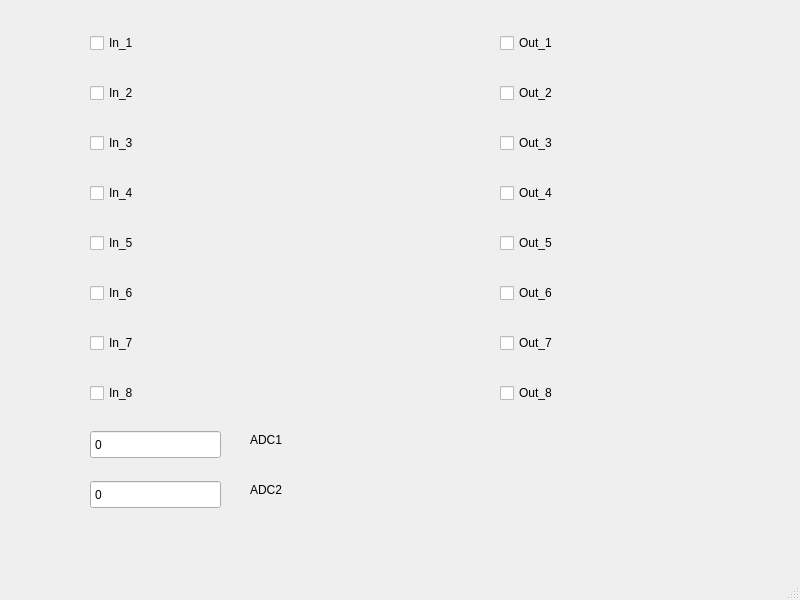
<?xml version="1.0" encoding="UTF-8"?>
<ui version="4.0">
 <class>MainWindow</class>
 <widget class="QMainWindow" name="MainWindow">
  <property name="geometry">
   <rect>
    <x>0</x>
    <y>0</y>
    <width>800</width>
    <height>600</height>
   </rect>
  </property>
  <property name="windowTitle">
   <string>MainWindow</string>
  </property>
  <widget class="QWidget" name="centralwidget">
   <widget class="QSpinBox" name="Adc1">
    <property name="geometry">
     <rect>
      <x>90</x>
      <y>430</y>
      <width>131</width>
      <height>29</height>
     </rect>
    </property>
    <property name="buttonSymbols">
     <enum>QAbstractSpinBox::NoButtons</enum>
    </property>
    <property name="maximum">
     <number>5000</number>
    </property>
   </widget>
   <widget class="QSpinBox" name="Adc2">
    <property name="geometry">
     <rect>
      <x>90</x>
      <y>480</y>
      <width>131</width>
      <height>29</height>
     </rect>
    </property>
    <property name="buttonSymbols">
     <enum>QAbstractSpinBox::NoButtons</enum>
    </property>
    <property name="maximum">
     <number>5000</number>
    </property>
   </widget>
   <widget class="QCheckBox" name="I0">
    <property name="geometry">
     <rect>
      <x>90</x>
      <y>30</y>
      <width>93</width>
      <height>26</height>
     </rect>
    </property>
    <property name="text">
     <string>In_1</string>
    </property>
    <property name="checkable">
     <bool>true</bool>
    </property>
   </widget>
   <widget class="QCheckBox" name="I1">
    <property name="geometry">
     <rect>
      <x>90</x>
      <y>80</y>
      <width>93</width>
      <height>26</height>
     </rect>
    </property>
    <property name="text">
     <string>In_2</string>
    </property>
    <property name="checkable">
     <bool>true</bool>
    </property>
   </widget>
   <widget class="QCheckBox" name="I2">
    <property name="geometry">
     <rect>
      <x>90</x>
      <y>130</y>
      <width>93</width>
      <height>26</height>
     </rect>
    </property>
    <property name="text">
     <string>In_3</string>
    </property>
    <property name="checkable">
     <bool>true</bool>
    </property>
   </widget>
   <widget class="QCheckBox" name="I3">
    <property name="geometry">
     <rect>
      <x>90</x>
      <y>180</y>
      <width>93</width>
      <height>26</height>
     </rect>
    </property>
    <property name="text">
     <string>In_4</string>
    </property>
    <property name="checkable">
     <bool>true</bool>
    </property>
   </widget>
   <widget class="QCheckBox" name="I4">
    <property name="geometry">
     <rect>
      <x>90</x>
      <y>230</y>
      <width>93</width>
      <height>26</height>
     </rect>
    </property>
    <property name="text">
     <string>In_5</string>
    </property>
    <property name="checkable">
     <bool>true</bool>
    </property>
   </widget>
   <widget class="QCheckBox" name="I6">
    <property name="geometry">
     <rect>
      <x>90</x>
      <y>330</y>
      <width>93</width>
      <height>26</height>
     </rect>
    </property>
    <property name="text">
     <string>In_7</string>
    </property>
    <property name="checkable">
     <bool>true</bool>
    </property>
   </widget>
   <widget class="QCheckBox" name="I7">
    <property name="geometry">
     <rect>
      <x>90</x>
      <y>380</y>
      <width>93</width>
      <height>26</height>
     </rect>
    </property>
    <property name="text">
     <string>In_8</string>
    </property>
    <property name="checkable">
     <bool>true</bool>
    </property>
   </widget>
   <widget class="QCheckBox" name="I5">
    <property name="geometry">
     <rect>
      <x>90</x>
      <y>280</y>
      <width>93</width>
      <height>26</height>
     </rect>
    </property>
    <property name="text">
     <string>In_6</string>
    </property>
    <property name="checkable">
     <bool>true</bool>
    </property>
   </widget>
   <widget class="QCheckBox" name="O0">
    <property name="geometry">
     <rect>
      <x>500</x>
      <y>30</y>
      <width>93</width>
      <height>26</height>
     </rect>
    </property>
    <property name="text">
     <string>Out_1</string>
    </property>
   </widget>
   <widget class="QCheckBox" name="O7">
    <property name="geometry">
     <rect>
      <x>500</x>
      <y>380</y>
      <width>93</width>
      <height>26</height>
     </rect>
    </property>
    <property name="text">
     <string>Out_8</string>
    </property>
   </widget>
   <widget class="QCheckBox" name="O2">
    <property name="geometry">
     <rect>
      <x>500</x>
      <y>130</y>
      <width>93</width>
      <height>26</height>
     </rect>
    </property>
    <property name="text">
     <string>Out_3</string>
    </property>
   </widget>
   <widget class="QCheckBox" name="O6">
    <property name="geometry">
     <rect>
      <x>500</x>
      <y>330</y>
      <width>93</width>
      <height>26</height>
     </rect>
    </property>
    <property name="text">
     <string>Out_7</string>
    </property>
   </widget>
   <widget class="QCheckBox" name="O3">
    <property name="geometry">
     <rect>
      <x>500</x>
      <y>180</y>
      <width>93</width>
      <height>26</height>
     </rect>
    </property>
    <property name="text">
     <string>Out_4</string>
    </property>
   </widget>
   <widget class="QCheckBox" name="O4">
    <property name="geometry">
     <rect>
      <x>500</x>
      <y>230</y>
      <width>93</width>
      <height>26</height>
     </rect>
    </property>
    <property name="text">
     <string>Out_5</string>
    </property>
   </widget>
   <widget class="QCheckBox" name="O5">
    <property name="geometry">
     <rect>
      <x>500</x>
      <y>280</y>
      <width>93</width>
      <height>26</height>
     </rect>
    </property>
    <property name="text">
     <string>Out_6</string>
    </property>
   </widget>
   <widget class="QCheckBox" name="O1">
    <property name="geometry">
     <rect>
      <x>500</x>
      <y>80</y>
      <width>93</width>
      <height>26</height>
     </rect>
    </property>
    <property name="text">
     <string>Out_2</string>
    </property>
   </widget>
   <widget class="QLabel" name="label">
    <property name="geometry">
     <rect>
      <x>250</x>
      <y>480</y>
      <width>63</width>
      <height>20</height>
     </rect>
    </property>
    <property name="text">
     <string>ADC2</string>
    </property>
   </widget>
   <widget class="QLabel" name="label_2">
    <property name="geometry">
     <rect>
      <x>250</x>
      <y>430</y>
      <width>63</width>
      <height>20</height>
     </rect>
    </property>
    <property name="text">
     <string>ADC1</string>
    </property>
   </widget>
  </widget>
  <widget class="QMenuBar" name="menubar">
   <property name="geometry">
    <rect>
     <x>0</x>
     <y>0</y>
     <width>800</width>
     <height>25</height>
    </rect>
   </property>
  </widget>
  <widget class="QStatusBar" name="statusbar"/>
 </widget>
 <resources/>
 <connections/>
</ui>
